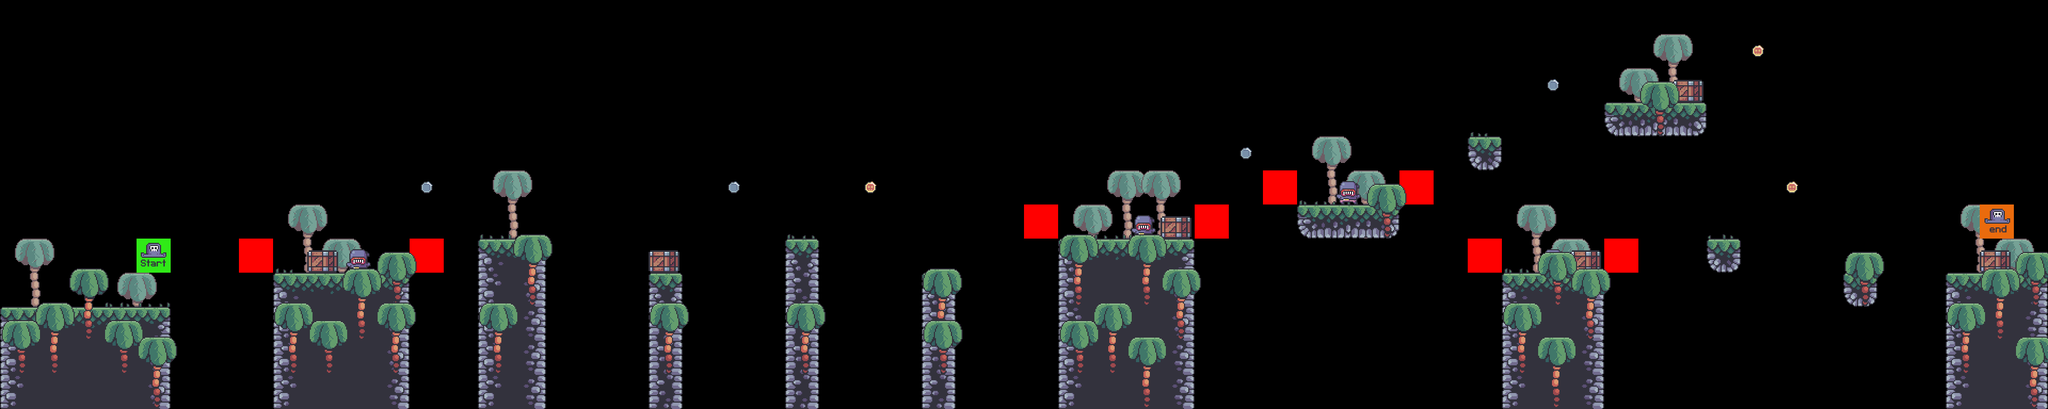

The image is a tile-based game level rendered from a .tmx file. Its description and source (layers, tilesets, objects; grid data summarised) follow:
An orthogonal 60x12 tile map with 64x64 px tiles, 9 tile layers (bg palms, terrain, grass, crates, ...), 7 tilesets.

<map version="1.9" tiledversion="1.9.2" orientation="orthogonal" renderorder="right-down" width="60" height="12" tilewidth="64" tileheight="64" infinite="0" nextlayerid="11" nextobjectid="1">
 <tileset firstgid="1" source="tilesets/ground.tsx" />
 <tileset firstgid="17" source="tilesets/crate.tsx" />
 <tileset firstgid="18" source="tilesets/palms.tsx" />
 <tileset firstgid="21" source="tilesets/start_end.tsx" />
 <tileset firstgid="23" source="tilesets/grass.tsx" />
 <tileset firstgid="28" source="tilesets/enemy.tsx" />
 <tileset firstgid="30" source="tilesets/coins.tsx" />
 <layer id="1" name="bg palms" width="60" height="12">
  <data>[720 cells, 16 non-empty, 1 distinct tile ids]</data>
 </layer>
 <layer id="2" name="terrain" width="60" height="12">
  <data>[720 cells, 107 non-empty, 12 distinct tile ids]</data>
 </layer>
 <layer id="3" name="grass" width="60" height="12">
  <data>[720 cells, 12 non-empty, 5 distinct tile ids]</data>
 </layer>
 <layer id="4" name="crates" width="60" height="12">
  <data>[720 cells, 6 non-empty, 1 distinct tile ids]</data>
 </layer>
 <layer id="5" name="enemies" width="60" height="12">
  <data>[720 cells, 4 non-empty, 1 distinct tile ids]</data>
 </layer>
 <layer id="6" name="constraints" width="60" height="12">
  <data>[720 cells, 8 non-empty, 1 distinct tile ids]</data>
 </layer>
 <layer id="7" name="palms" width="60" height="12">
  <data>[720 cells, 33 non-empty, 2 distinct tile ids]</data>
 </layer>
 <layer id="8" name="coins" width="60" height="12">
  <data>[720 cells, 7 non-empty, 2 distinct tile ids]</data>
 </layer>
 <layer id="10" name="player" width="60" height="12">
  <data>[720 cells, 2 non-empty, 2 distinct tile ids]</data>
 </layer>
</map>
